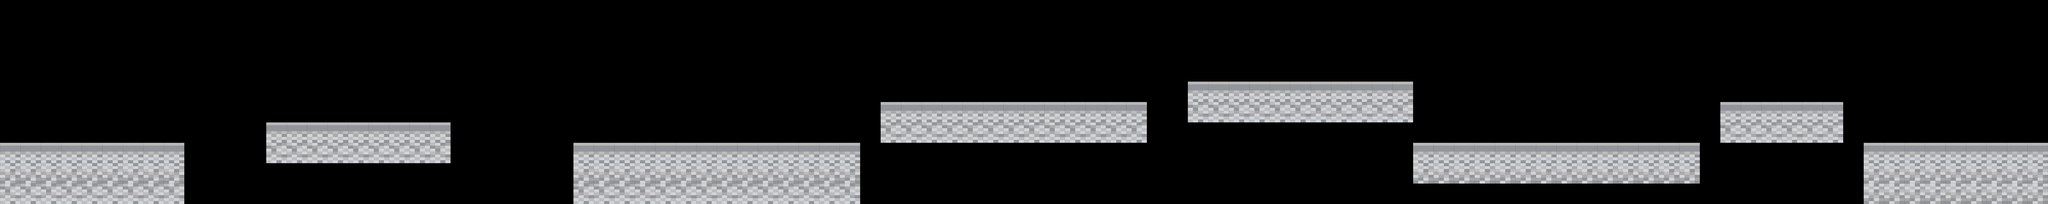

This game map was drawn from its Tiled (.tmx) file and the tilesets committed beside it. A one-line description and the trimmed map source follow:
An orthogonal 100x10 tile map with 64x64 px tiles, 2 tile layers (platform, lives), 1 hidden layer not drawn, 2 tilesets and 2 objects (startPoint, endPoint).

<map version="1.2" tiledversion="1.2.4" orientation="orthogonal" renderorder="right-down" width="100" height="10" tilewidth="64" tileheight="64" infinite="0" nextlayerid="15" nextobjectid="4">
 <tileset firstgid="1" name="platform64x64" tilewidth="64" tileheight="64" tilecount="20" columns="4">
  <image source="platform64x64.png" width="256" height="320" />
  <tile id="0">
   <properties>
    <property name="grass" type="bool" value="true" />
   </properties>
  </tile>
  <tile id="1">
   <properties>
    <property name="rock" type="bool" value="true" />
   </properties>
  </tile>
  <tile id="2">
   <properties>
    <property name="rock" type="bool" value="true" />
   </properties>
  </tile>
  <tile id="3">
   <properties>
    <property name="brick" type="bool" value="true" />
   </properties>
  </tile>
  <tile id="4">
   <properties>
    <property name="rock" type="bool" value="true" />
   </properties>
  </tile>
  <tile id="5">
   <properties>
    <property name="rock" type="bool" value="true" />
   </properties>
  </tile>
  <tile id="6">
   <properties>
    <property name="grass" type="bool" value="true" />
   </properties>
  </tile>
  <tile id="7">
   <properties>
    <property name="brick" type="bool" value="true" />
   </properties>
  </tile>
  <tile id="8">
   <properties>
    <property name="rock" type="bool" value="true" />
   </properties>
  </tile>
  <tile id="9">
   <properties>
    <property name="rock" type="bool" value="true" />
   </properties>
  </tile>
  <tile id="10">
   <properties>
    <property name="rock" type="bool" value="true" />
   </properties>
  </tile>
  <tile id="11">
   <properties>
    <property name="brick" type="bool" value="true" />
   </properties>
  </tile>
  <tile id="12">
   <properties>
    <property name="rock" type="bool" value="true" />
   </properties>
  </tile>
  <tile id="13">
   <properties>
    <property name="brick" type="bool" value="true" />
   </properties>
  </tile>
  <tile id="14">
   <properties>
    <property name="brick" type="bool" value="true" />
   </properties>
  </tile>
  <tile id="15">
   <properties>
    <property name="brick" type="bool" value="true" />
   </properties>
  </tile>
  <tile id="16">
   <properties>
    <property name="brick" type="bool" value="true" />
   </properties>
  </tile>
 </tileset>
 <tileset firstgid="21" name="collectibles" tilewidth="64" tileheight="64" tilecount="2" columns="1">
  <image source="collectibles.png" width="64" height="128" />
 </tileset>
 <layer id="12" name="platform" width="100" height="10">
  <data>[1000 cells, 202 non-empty, 3 distinct tile ids]</data>
 </layer>
 <layer id="13" name="cheese" width="100" height="10" visible="0">
  <data>[1000 cells, 48 non-empty, 1 distinct tile ids]</data>
 </layer>
 <layer id="14" name="lives" width="100" height="10">
  <data>[1000 cells, 0 non-empty, 0 distinct tile ids]</data>
 </layer>
 <objectgroup id="11" name="start_end_point">
  <object id="1" name="startPoint" x="105" y="379" width="86" height="70" />
  <object id="3" name="endPoint" x="6274" y="352.5" width="100" height="103" />
 </objectgroup>
</map>
